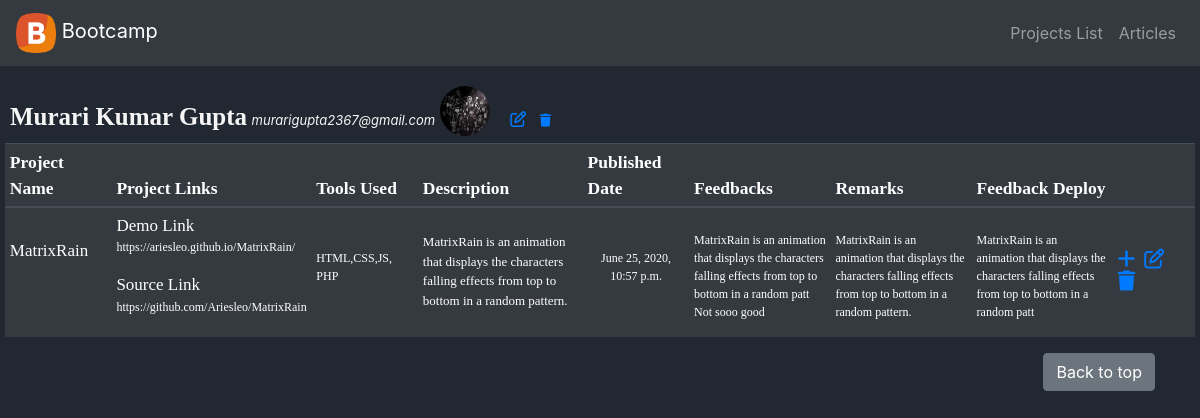
Page /showprojectlist/ on the committed database.
### projectlist/models.py (models this page shows, shortened)
class AddUsersInfo(models.Model):
    user_name = models.CharField(max_length=50)
    user_email = models.EmailField()
    user_image = models.ImageField(upload_to='images/')

class AddProjects(models.Model):
    user_email = models.EmailField()
    project_name = models.CharField(max_length=50)
    proj_demo_link = models.CharField(max_length=300)
    proj_source_link = models.CharField(max_length=300)
    tools_used = models.CharField(max_length=250)
    project_description = models.CharField(max_length=500)
    remarks = models.TextField()
    pub_date = models.DateTimeField()
    feedback = models.TextField()
    feedback_deploy = models.TextField()

### projectlist/views.py (the view)
# urls.py: path('showprojectlist/',projectlist.views.showprojectlist, name='showprojectlist'),
def showprojectlist(request):
    add_projects = AddProjects.objects
    add_users = AddUsersInfo.objects
    return render(request, 'projectlist/showprojects.html', {'add_users':add_users, 'add_projects': add_projects})

### projectlist/templates/projectlist/showprojects.html
{% extends 'projectlist/addproject.html' %}
{% block content %}
<div style="margin-left: 5px; margin-right: 5px;">
    {% for x in add_users.all %}
        <div style="margin-top: 20px;">
          <b style="color:''; font-size: 25px; font-family: '-apple-system,BlinkMacSystemFont', Times, serif; margin-left: 5px;">{{x.user_name}}</b>
          <i style="font-size: small;">{{x.user_email}}</i>
          <a href="#" ><img src="{{ x.user_image.url }}" class="rounded-circle mr-3" height="50px" width="50px" style="margin-bottom: 20px;" /></a>
          <a href="{% url 'update_user' x.id %}"  title="update user info"><i class="far fa-edit"></i></a>&nbsp;&nbsp;
          <a href="{% url 'delete_user' x.id %}" title="DELETE User?"><i class="fas fa-trash" style="font-size: 13px;"></i></a>
        </div>
        <table class="table table-hover table-dark table table-sm" style="font-family:'Times New Roman', Times, serif; margin-top: -13px;">
            <thead style="font-size: 17.5px;">
                <tr>
                    <th scope="col">Project Name</th>
                    <th scope="col">Project Links</th>
                    <th scope="col">Tools Used</th>
                    <th scope="col">Description</th>
                    <th scope="col">Published Date</th>
                    <th scope="col">Feedbacks</th>
                    <th scope="col">Remarks</th>
                    <th scope="col">Feedback Deploy</th>
                    <th scope="col"></th>
                </tr>
            </thead>
        {% for y in add_projects.all %}
            {% if y.user_email == x.user_email %}
            <tbody style="font-size: 12px;">
                <tr class="highlight">
                    <td rowspan="2" style="font-size: 17px; width:9%;"><br>{{y.project_name}}</td>
                    <td style="width:15%;"><p><span style="text-align: center; font-size: 17px;">Demo Link</span><br> {{y.proj_demo_link}}</p>
                        <p><span style="text-align: center; font-size: 17px;">Source Link</span><br> {{y.proj_source_link}}</p>
                    </td>
                    <td rowspan="2" style="width:9%;"><br><br>{{y.tools_used}}</td>
                    <td rowspan="2" style="font-size: 13px; width: 14%;"><br>{{y.project_description}}</td>
                    <td rowspan="2" style="text-align: center; width:9%;"><br><br>{{y.pub_date}}</td>
                    <td  rowspan="2" style="font-size: 12px; width:12%;"><br>{{y.feedback}}</td>
                    <td  rowspan="2" style="font-size: 12px; width:12%;"><br>{{y.remarks}}</td>
                    <td  rowspan="2" style="width:12%;"><br>{{y.feedback_deploy}}</td>
                    <td  rowspan="2" style=" width:7%;"><br><br><a href="{% url 'update_feedback' y.id %}" title="add feedback"><i class="fas fa-plus" style="font-size: 20px;"></i></a>&nbsp;&nbsp;
                                    <a href="{% url 'update_list' y.id %}"  title="update project info"><i class="far fa-edit" style="font-size: 20px;"></i></a>&nbsp;&nbsp;
                                    <a href="{% url 'delete_project' y.id %}" title="DELETE!!"><i class="fas fa-trash" style="font-size: 20px;"></i></a>
                    </td>
                </tr>
            </tbody>
            {% endif %}
        {% endfor %}
        </table>
    {% endfor %}
    </div>
{% endblock %}

### projectlist/templates/projectlist/addproject.html (style rules this page uses)
body { background-color: #222831; color: whitesmoke; }

### rows in the picture
AddUsersInfo: user_name "Murari Kumar Gupta", user_email "murarigupta2367@gmail.com", user_image (picture)
AddProjects: project_name "MatrixRain", proj_demo_link "https://ariesleo.github.io/MatrixRain/", proj_source_link "https://github.com/Ariesleo/MatrixRain", tools_used "HTML,CSS,JS, PHP", project_description "MatrixRain is an animation that displays the characters falling effects from top to bottom in a random pattern.", pub_date "June 25, 2020, 10:57 p.m.", feedback "MatrixRain is an animation that displays the characters falling effects from top to bottom in a random patt Not sooo good", remarks "MatrixRain is an animation that displays the characters falling effects from top to bottom in a random pattern.", feedback_deploy "MatrixRain is an animation that displays the characters falling effects from top to bottom in a random patt"
